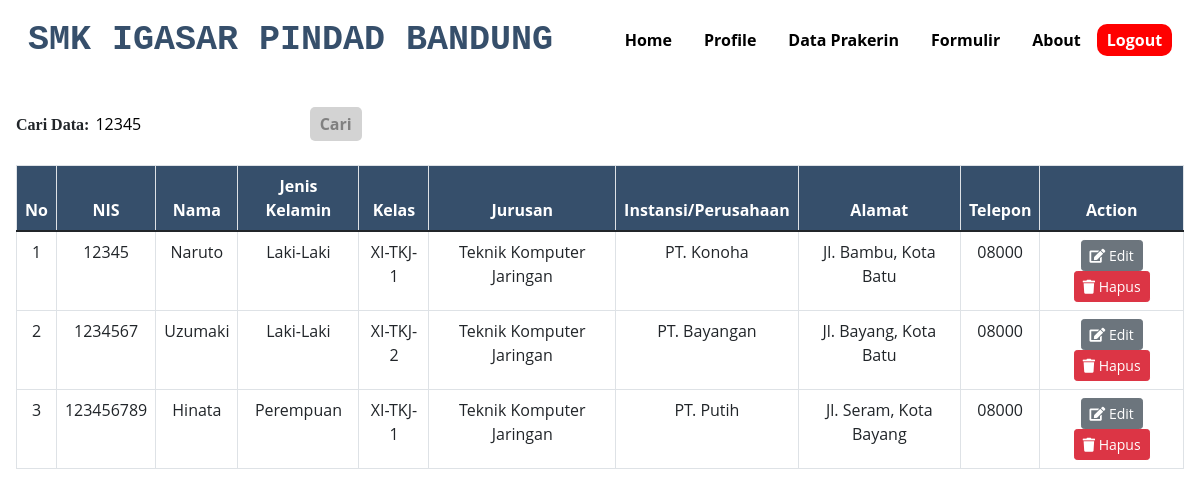
The app's page /admin/dataprakerin.php?cari=12345 with its own data.
### tables this page shows
CREATE TABLE `siswa` (
  `id` int(10) NOT NULL,
  `nis` varchar(25) NOT NULL,
  `nama` varchar(30) NOT NULL,
  `jenis_kl` varchar(20) NOT NULL,
  `kelas` varchar(10) NOT NULL,
  `jurusan` varchar(30) NOT NULL,
  `tel` varchar(20) NOT NULL,
  `alamat` varchar(255) NOT NULL,
  `nama_inst` varchar(50) NOT NULL,
  `bidang` varchar(30) NOT NULL,
  `alamat_inst` varchar(255) NOT NULL,
  `tel_inst` varchar(20) NOT NULL
);

### admin/dataprakerin.php (the view, shortened to what this page needs)
<?php
include '../koneksi.php';
?>
<!DOCTYPE html>
<html lang="en">
<head>
    <link rel="stylesheet" type="text/css" href="../bootstrap-5.1.3-dist/css/bootstrap.min.css">
    <link rel="stylesheet" type="text/css" href="../fontawesome-free-5.15.0-web/css/all.min.css">
    <link rel="stylesheet" type="text/css" href="../asset/style.css?v2">
</head>
<body>
<header>
        <nav>
        <div class="logo">SMK IGASAR PINDAD BANDUNG</div>
        <div class="wrapper">
            <div class="menu">
            <ul>
                    <li><a href="utama.php">Home</a></li>
                    <li><a href="profile.php">Profile</a></li>
                    <li><a href="dataprakerin.php">Data Prakerin</a></li>
                    <li><a href="formulir.php">Formulir</a></li>
                    <li><a href="about.php">About</a></li>
                    <li><a href="logout.php" style="color: white; background-color: red; border-radius: 10px; font-weight: bold; border: none; margin-top: 20px; padding: 5px 10px 5px 10px;">Logout</a></li>
                </ul>
            </div>
        </div>
    </nav>
</header>
<article class="card-body"><form method="GET" action="dataprakerin.php" style="text-align: left;">
		<label style="font-family: Trebuchet MS; font-weight: bold;">Cari Data:</label>
		<input type="text" style="border: none; border-radius: 10px; padding:2px;" name="cari" placeholder="Masukkan NIS"
        value="<?php if(isset($_GET['cari'])) { echo $_GET['cari']; } ?>">
		<button type="submit" style="color: grey; background-color: lightgrey; border-radius: 5px; font-weight:
        bold; border: none; margin-top: 10px; padding: 5px 10px 5px 10px;"
        value="cari">Cari</button>
</form>
<br>
<table class="table table-bordered">
<thead>
    <tr>
        <th>No</th>
        <th>NIS</th>
        <th>Nama</th>
        <th>Jenis Kelamin</th>
        <th>Kelas</th>
        <th>Jurusan</th>
        <th>Instansi/Perusahaan</th>
        <th>Alamat</th>
        <th>Telepon</th>
        <th>Action</th>
    </tr>
</thead>
<tbody>
    <?php
    $sql = mysqli_query($conn, "SELECT * FROM siswa ORDER BY nis DESC") or die(mysqli_error($conn));
    if(mysqli_num_rows($sql) > 0)
    {
        $no = 1;
        if(isset($_GET['cari'])){
            $sql = mysqli_query($conn, "SELECT * FROM siswa WHERE nis like '%".$_GET['cari']."%'");
          }
        while($data = mysqli_fetch_assoc($sql))
        {
            echo '
            <tr>
            <td>'.$no.'</td>
            <td>'.$data['nis'].'</td>
            <td>'.$data['nama'].'</td>
            <td>'.$data['jenis_kl'].'</td>
            <td>'.$data['kelas'].'</td>
            <td>'.$data['jurusan'].'</td>
            <td>'.$data['nama_inst'].'</td>
            <td>'.$data['alamat_inst'].'</td>
            <td>'.$data['tel_inst'].'</td>
            <td>
            <a href="edit.php?nis='.$data['nis'].'" class="btn btn-secondary btn-sm"><i class="nav-icon fas fa-edit"></i></i> Edit</a>
            <a href="hapus.php?nis='.$data['nis'].'" class="btn btn-danger btn-sm"><i class="nav-icon fas fa-trash"></i> Hapus</a>
            </td>
            </tr>
            ';
            $no++;
        }
    }
    else
    {
        echo '
        <tr style="text-align: center;">
        <td colspan="6">Tidak ada data.</td>
        </tr>
        ';
    }
    ?>
    </tbody>
</article>
</body>
</html>

### asset/style.css (style rules this page uses)
* { text-decoration: none; margin: 0px; padding: 0px; }
body { margin: 0px; padding: 0px; font-family: 'Open Sans',sans-serif; background-image: url("../asset/gambar/5.jpg"); background-size: cover; background-repeat: no-repeat; background-attachment: fixed; }
.logo { font-size: 35px; font-weight: 800; float: left; font-family: courier; color:#364f6b; margin: auto; text-align: center; }
.wrapper { width: auto; margin: auto; position: relative; }
.menu { float: right; }
nav { width: 100%; margin: auto; display: flex; line-height: 80px; position: relative; top: 0; z-index: 1; border-bottom:1px solid #ffffff; }
nav ul { list-style-type: none; margin: 0; padding: 0; overflow: hidden; }
nav ul li { float: left; }
nav ul li a { color: rgb(0, 0, 0); font-weight: bold; text-align: center; padding: 0px 16px 0px 16px; text-decoration: none; }
* { box-sizing: border-box; }
header { display: inline; }
.table { text-align: center; background-color: rgb(255, 255, 255); }
thead { color: white; background-color: #364f6b; }

### records on screen
siswa: nis "12345", nama "Naruto", jenis_kl "Laki-Laki", kelas "XI-TKJ-1", jurusan "Teknik Komputer Jaringan", nama_inst "PT. Konoha", alamat_inst "Jl. Bambu, Kota Batu", tel_inst "08000"
siswa: nis "1234567", nama "Uzumaki", jenis_kl "Laki-Laki", kelas "XI-TKJ-2", jurusan "Teknik Komputer Jaringan", nama_inst "PT. Bayangan", alamat_inst "Jl. Bayang, Kota Batu", tel_inst "08000"
siswa: nis "123456789", nama "Hinata", jenis_kl "Perempuan", kelas "XI-TKJ-1", jurusan "Teknik Komputer Jaringan", nama_inst "PT. Putih", alamat_inst "Jl. Seram, Kota Bayang", tel_inst "08000"
